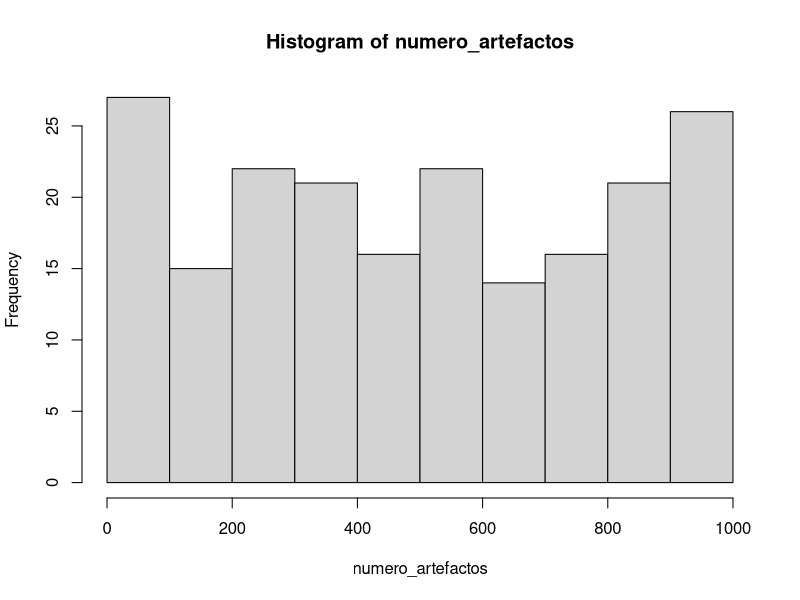
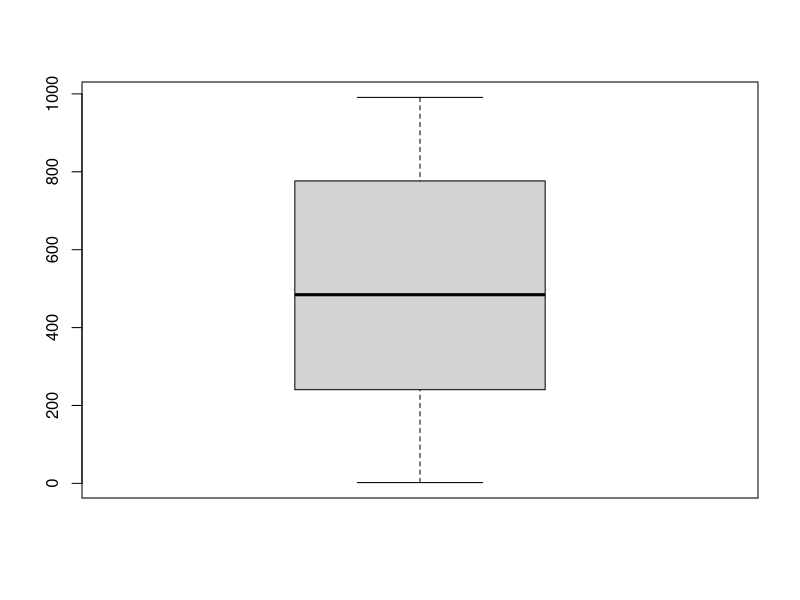

These charts were generated, in order, by the following R code: (Note: this script raises an error after producing the figures.)
nuevo_dir = "C:/pr5_21feb"
setwd(nuevo_dir)

set.seed(1000)
#1
n_registros = 200

  sites = sample(c("Site1","Site2","Site3","Site4","Site5","Site6","Site7","Site8","Site9","Site10"),n_registros, replace = TRUE)
  tipo_artefacto = sample(c("Pottery","Tools","Jewerly","Weapons"),n_registros, replace = TRUE)
  numero_artefactos = sample(c(1:1000),n_registros, replace = TRUE)
  contexto = c("Habitacional","Funerario","Otros", n_registros, TRUE)
  latitud = runif(n_registros, min = 0, max = 90)
  longitud = runif(n_registros, min = -180, max = 180)
  
  archaeological_data = data.frame(
    site = sites,
    tipo_artefacto = tipo_artefacto,
    numero_artefactos = numero_artefactos,
    contexto = contexto,
    latitud = latitud,
    longitud = longitud
  )

#2
media_artefactos = mean(numero_artefactos)
cuartil_artefactos = 
  
#3
histograma = hist(numero_artefactos)
median(numero_artefactos)
#La asimetría es con cola a la derecha, ya que se encuentra más cerca del 0% que del 100%, y es menor que la media

#4
boxplot(x= archaeological_data$numero_artefactos)
#Los valores máximos y mínimos se encuentran en 997 y 10 respectivamente, siendo los límites del gráfico, y la superficie indicada con color es el margen de mayor densidad, entre el 25% y 75%, siendo la línea negra la que indica el 50%. Los cuartiles restantes (25% y 75%) están indicados por la línea discontinua.

library(ggplot2)

#5
tabla_media_artefactos = table(media_artefactos)
tabla_yacimientos = table(sites)
tabla_mezclada = xtabs(~tabla_media_artefactos + tabla_yacimientos, data = archaeological_data)
grafico_media = barplot(x = tabla_yacimientos, y= tabla_media_artefactos,
                        main = "Media artefactos por yacimiento",
                        xlab = "Yacimientos",
                        ylab = "Media artefactos",
                        col = "khaki1")

#6
mapa_calor = ggplot(archaeological_data, aes(x = longitude, y = latitud)) +
  geom_bind2d(numero_artefactos) +
  labs(title = "Mapa de calor de artefactos", x = "Longitud", y= "Latitud")

#7
total_artefactos = sum(archaeological_data$numero_artefactos)

#8
mediana_artefactos_yacimiento = aggregate(numero_artefactos ~ sites, data = archaeological_data, FUN = median)

#9
desviacion_estandar = aggregate(numero_artefactos ~ sites, data = archaeological_data, FUN = sd)

#10
maximo_artefactos = which.max(numero_artefactos)
indice_max <- which(archaeological_data$numero_artefactos == maximo_artefactos)
cat("El valor máximo se encuentra en la fila:", indice_max)

#11
resumen <- aggregate(numero_artefactos ~ site, archaeological_data, function(numero_artefactos) c(media = mean(numero_artefactos), mediana = median(numero_artefactos), desviacion_estandar = sd(numero_artefactos)))
print(resumen)

#12
diagrama_cajas = boxplot(numero_artefactos ~ site, data = archaeological_data,
        main = "Frecuencia de artefactos por yacimiento",
        xlab = "Yacimiento", ylab = "Artefactos",
        col = "khaki1")
